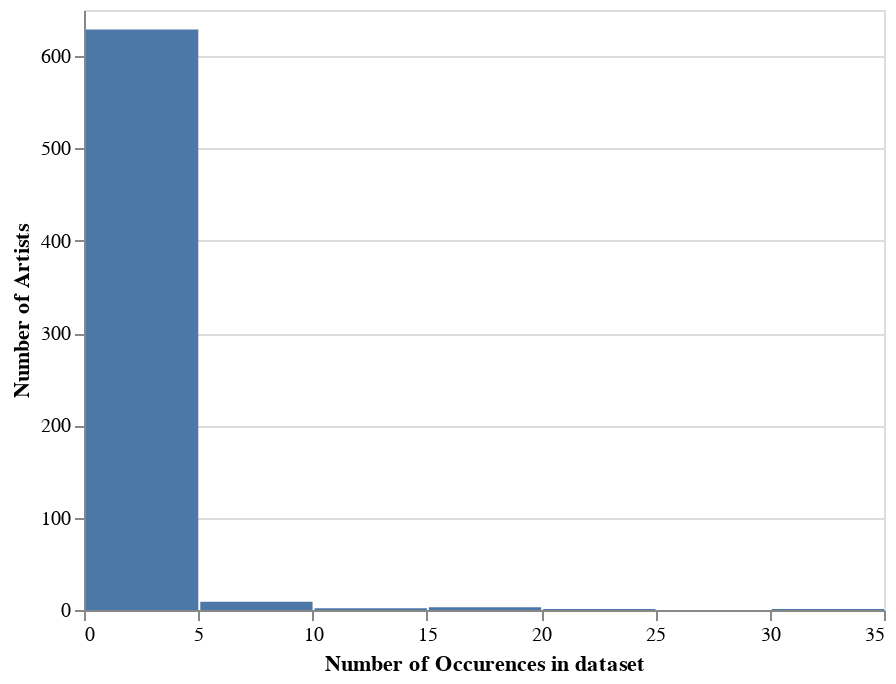

Write notebook code for a chart like this one.
### Markdown cell above
From this we can see that near the bottom there are a lot of artists with only 1 hit song. To better understand the distribution of these value_counts lets create a histogram.

### Code cell
artist_count_df = pd.DataFrame({
    "name": artist_value_counts.index,
    "occurences": artist_value_counts.values
})

alt.Chart(artist_count_df).mark_bar().encode(
    x=alt.X("occurences", bin=True, title="Number of Occurences in dataset"),
    y=alt.Y("distinct(name)", title="Number of Artists"),
    tooltip=[alt.Tooltip("distinct(name)", title="Count")]
).interactive()

### Figure 1 — Vega-Lite specification as saved in the notebook (floating-point values rounded to 4 significant figures; data arrays with more than 128 entries replaced by an {"elided": "..."} marker saying what was removed)
{"config": {"view": {"continuousWidth": 400, "continuousHeight": 300}}, "data": {"name": "data-0178d84cddf6bd66c0db559d0feea0b9"}, "mark": "bar", "encoding": {"tooltip": [{"aggregate": "distinct", "field": "name", "title": "Count", "type": "nominal"}], "x": {"bin": true, "field": "occurences", "title": "Number of Occurences in dataset", "type": "quantitative"}, "y": {"aggregate": "distinct", "field": "name", "title": "Number of Artists", "type": "nominal"}}, "selection": {"selector001": {"type": "interval", "bind": "scales", "encodings": ["x", "y"]}}, "$schema": "https://vega.github.io/schema/vega-lite/v4.17.0.json", "datasets": {"data-0178d84cddf6bd66c0db559d0feea0b9": {"elided": "645 records"}}}
